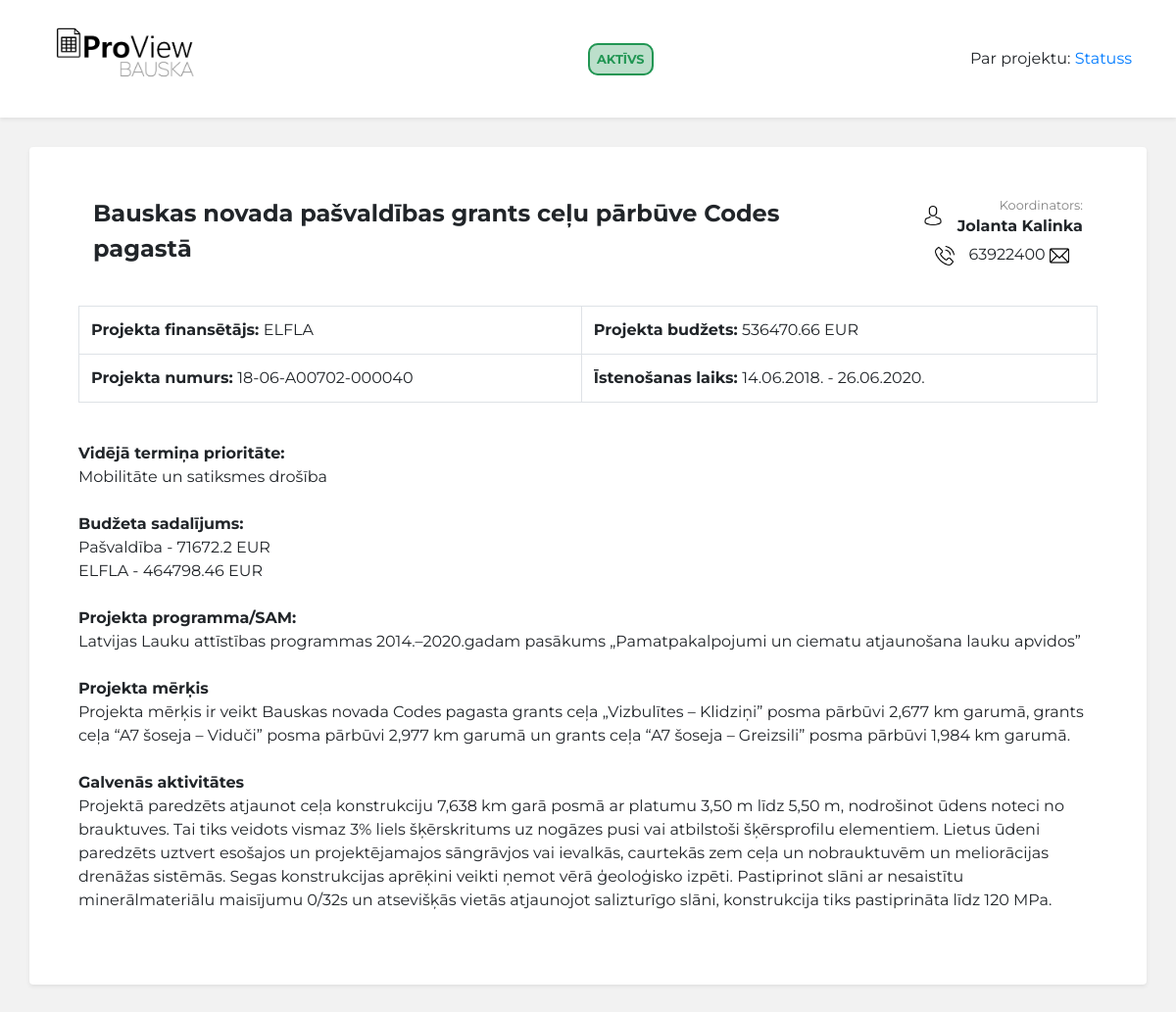
/individualAbout.php?id=3, run on the app's committed database.
### tables this page shows
CREATE TABLE IF NOT EXISTS `projekti` (
  `ID` int(11) NOT NULL AUTO_INCREMENT,
  `Name` text NOT NULL,
  `Financer` text NOT NULL,
  `Status` text NOT NULL,
  `Category` text,
  `Number` text,
  `SAM` text,
  `Budget` bigint(11) DEFAULT NULL,
  `Purpose` text,
  `Activities` text,
  `StartDate` date DEFAULT NULL,
  `FinishDate` date DEFAULT NULL,
  `CoordinatorName` text,
  `CoordinatorContacts` text,
  `CoordinatorEmail` text,
  `BudgetSpent` bigint(11) DEFAULT '0',
  `Entry` datetime NOT NULL DEFAULT CURRENT_TIMESTAMP,
  PRIMARY KEY (`ID`),
  KEY `ID` (`ID`)
);

### functions/function.php (called while the page is built, shortened)
<?php
  require_once "connect.php";
  function getProjects($id) {
    global $mysqli;
    if($id){
      $query = "SELECT * FROM projekti WHERE ID = ".$id;
    } else {
      $query = "SELECT * FROM projekti";
    }
    $result = mysqli_query($mysqli, $query);
    if(!$id){
      return resultToArray($result);
    }else{
      return mysqli_fetch_assoc($result);
    };
  };
  function intToMoney($amount){
    $money = floatval($amount) / 100;
    return $money;
  }
  function financervalues($id){
    global $mysqli;
    $query = "SELECT * FROM finansetajs WHERE project_id = $id";
    $result = mysqli_query($mysqli, $query);
    $financierArray = mysqli_fetch_all($result,MYSQLI_ASSOC);
    $financierArray =  array_slice($financierArray[0],2);
    return $financierArray;
  }
 ?>

### individualAbout.php (the view, shortened to what this page needs)
<!DOCTYPE html>
<html lang="lv" dir="ltr">
	<head>
		<link rel="stylesheet" href="https://stackpath.bootstrapcdn.com/bootstrap/4.3.1/css/bootstrap.min.css">
		<link href="css/buttons.css" rel="stylesheet">
		<link rel="stylesheet" href="style.css">
		<?php
			require_once "functions/function.php";
			$projects = getProjects($_GET['id']);
			$financers = financervalues($_GET['id']);
			require_once "blocks/head.php";
		?>
		<?php
			$Municipality = intToMoney($financers["Municipality"]);
			$ELFLA = intToMoney($financers["ELFLA"]);
		?>
	</head>
	<body>
		<header class="shadow-sm">
			<div class="container">
				<div class="row">
					<div class="col">
						<a class="header-logo" href="/">
							<img src="/ProView Bauska Logo - Final.png" class="header-logo" alt="Logo">
						</a>
					</div>
					<div class="col">
						<div class="header-center">
							<?php
								switch ($projects["Status"]) {
									case 'Aktīvs':
										$background = "rgb(33, 150, 83, 0.3)";
										$border = "#219653";
										$color = "#219653";
										break;
								}
								echo "<span class='status-text' style='background:" . $background . "; border: 2px solid " . $border . "; color: " . $color . "'>".$projects["Status"]."</span>";
							?>
						</div>
					</div>
					<div class="col">
						<div class="header-right" onclick="window.location='/admin.php'">
							<a class='selected'>Par projektu: </a>
							<?php
								echo "<a href='status.php?id=".$projects["ID"]."'>Statuss</a>";
							?>
						</div>
					</div>
				</div>
		</header>
		<div class="container">
			<div class="row">
				<div class="col-md-12 shadow-sm p-3 mb-5 bg-white rounded individual-main-container">
					<div class="container">
						<div class="row">
							<div class="col-md-9">
								<div class="title-style"><?php echo $projects["Name"]; ?></div>
							</div>
							<div class="col-md-3 text-right">
								<div>
									<img src="Design/Icons/avatar.png" class="img-style avatar-icon individual-icon" alt="Avatar icon">
									<span class="coordination-text">
										<p class="coordination-name">Koordinators:</p>
										<b><?php echo $projects["CoordinatorName"]; ?></b> <br>
									</span>
								</div>
								<img src="Design/Icons/phone-call.png" class="img-style individual-icon" alt="Phone icon">
								<p class="coordination-tel"><?php echo $projects["CoordinatorContacts"]; ?></p>
								<img src="Design/Icons/email.png" class="img-style individual-icon" alt="Email icon">
							</div>
						</div>
					</div>
					<br>
					<table class="table table-bordered">
						<tr>
							<td>
								<b>Projekta finansētājs: </b>
								<?php echo $projects["Financer"]; ?>
							</td>
							<td>
								<b>Projekta budžets: </b>
								<?php echo intToMoney($projects["Budget"]); ?> EUR
							</td>
						</tr>
						<tr>
							<td>
								<b>Projekta numurs: </b>
								<?php echo $projects["Number"]; ?>
							</td>
							<td>
								<b>Īstenošanas laiks: </b>
								<?php echo date("d.m.Y.", strtotime($projects["StartDate"])), " - ", date("d.m.Y.", strtotime($projects["FinishDate"])); ?>
							</td>
						</tr>
					</table>
					<br>
					<div>
						<b>Vidējā termiņa prioritāte: </b> <br>
						<?php echo $projects["Category"]; ?>
					</div>
					<br>
					<div>
						<b>Budžeta sadalījums: </b> <br>
						<?php echo $Municipality > 0 ? "Pašvaldība - ".$Municipality." EUR<br>" : "" ?>
						<?php echo $ELFLA > 0 ? "ELFLA - ".$ELFLA." EUR<br>" : "" ?>
					</div>
					<br>
					<div>
						<b>Projekta programma/SAM: </b> <br>
						<?php echo $projects["SAM"]; ?>
					</div>
					<br>
					<div>
						<b>Projekta mērķis</b> <br>
						<?php echo $projects["Purpose"]; ?>
					</div>
					<br>
					<div>
						<b>Galvenās aktivitātes</b> <br>
						<?php echo $projects["Activities"]; ?>
					</div>
					<br>
				</div>
			</div>
		</div>
	</body>
</html>

### style.css (style rules this page uses)
html, body { margin: 0; background: #F2F2F2; font-family: 'Montserrat', sans-serif; }
td { cursor: pointer; }
.status-text { border-radius: 10px; font-size: 0.8rem; font-weight: bold; padding: 7px; text-transform: uppercase; }
.title-style { font-weight: bold; font-size: 1.5rem; vertical-align: middle; }
.img-style { width: 1.5rem; height: 1.5rem; }
header { background: white; height: 120px; margin-bottom: 30px; }
header .container { height: inherit; }
header .container .row { height: inherit; }
header .col { height: inherit; position: relative; }
header .col div { position: absolute; top: 50%; transform: translate(0%, -50%); }
.header-right { right: 15px; }
.header-center { left: 50%; transform: translate(-50%, -50%); }
.header-logo { height: inherit; }
.individual-main-container { padding: 50px!important; }
.coordination-text { display: inline-block; }
.coordination-name { color: #828282; font-size: 0.8rem; margin: 0; }
.coordination-tel { display: inline-block; margin-top: 5px; }
.avatar-icon { vertical-align: super; }
.individual-icon { margin-right: 10px; height: 20px; width: 20px; }

### css/style.css (style rules this page uses)
body { margin: 0px; }

### data on the page
projekti: Status "AKTĪVS", Name "Bauskas novada pašvaldības grants ceļu pārbūve Codes pagastā", CoordinatorName "Jolanta Kalinka", CoordinatorContacts "63922400", Financer "ELFLA", Budget "536470.66", Number "18-06-A00702-000040", StartDate "14.06.2018.", FinishDate "26.06.2020.", Category "Mobilitāte un satiksmes drošība", SAM "Latvijas Lauku attīstības programmas 2014.–2020.gadam pasākums „Pamatpakalpojumi un ciematu atjaunošana lauku apvidos”", Purpose "Projekta mērķis ir veikt Bauskas novada Codes pagasta grants ceļa „Vizbulītes – Klidziņi” posma pārbūvi 2,677 km garumā, grants ceļa “A7 šoseja – Viduči” posma pārbūvi 2,977 km garumā un grants ceļa “A7 šoseja – Greizsili” posma pārbūvi 1,984 km garumā.", Activities "Projektā paredzēts atjaunot ceļa konstrukciju 7,638 km garā posmā ar platumu 3,50 m līdz 5,50 m, nodrošinot ūdens noteci no brauktuves. Tai tiks veidots vismaz 3% liels šķērskritums uz nogāzes pusi vai atbilstoši šķērsprofilu elementiem. Lietus ūdeni paredzēts uztvert esošajos un projektējamajos sāngrāvjos vai ievalkās, caurtekās zem ceļa un nobrauktuvēm un meliorācijas drenāžas sistēmās. Segas konstrukcijas aprēķini veikti ņemot vērā ģeoloģisko izpēti. Pastiprinot slāni ar nesaistītu minerālmateriālu maisījumu 0/32s un atsevišķās vietās atjaunojot salizturīgo slāni, konstrukcija tiks pastiprināta līdz 120 MPa."

### other printed values
$Municipality "71672.2"
$ELFLA "464798.46"
